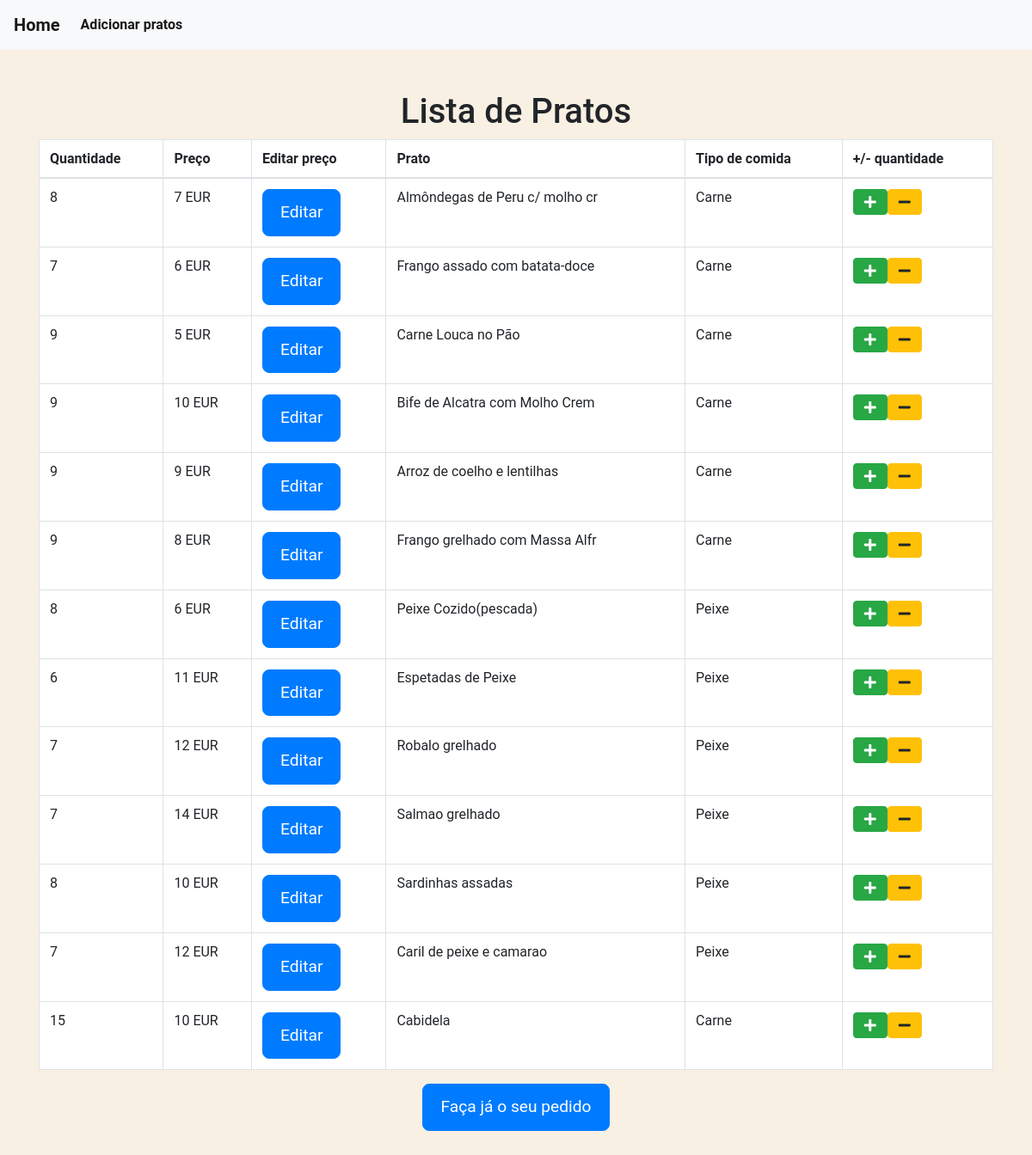
Page /area_admin/produtos_admin.php on the committed database.
### tables this page shows
CREATE TABLE `produtos` (
  `produtoID` int(3) NOT NULL,
  `quantidade` int(3) NOT NULL,
  `preco` int(5) NOT NULL,
  `nome_produto` varchar(30) NOT NULL,
  `tipo_comida` varchar(10) NOT NULL
);

### area_admin/produtos_admin.php (the view, shortened to what this page needs)
<?php
include_once('../Login_logout/config.php');
$query= "SELECT * FROM produtos";
$result = mysqli_query($conexao, $query);
?>
<html>
    <head>
        <link href="https://stackpath.bootstrapcdn.com/bootstrap/4.5.2/css/bootstrap.min.css" rel="stylesheet">
        <link rel="stylesheet" href="https://cdnjs.cloudflare.com/ajax/libs/font-awesome/5.15.4/css/all.min.css">
        <link rel="stylesheet" href="index.css">
    </head>
    <body>
        <nav class="navbar navbar-expand-lg navbar-light bg-light">
            <a class="navbar-brand" href="../area_admin/admin.php"><strong>Home</strong></a>
        <ul class="navbar-nav me-auto mb-2 mb-lg-0">
        <li class="nav-item">
          <a class="nav-link active" aria-current="page" href="upload_produtos.php"><strong>Adicionar pratos</strong></a>
        </li>
      </ul>
        </nav>
        <div class="container mt-5">
            <div class="row">
                <div class="col text-center">
                    <h1>Lista de Pratos</h1>
                    <table class="table table-bordered" style="background-color: white;">
                        <thead>
                            <tr>
                                <th scope="col">Quantidade</th>
                                <th scope="col">Preço</th>
                                <th scope="col">Editar preço</th>
                                <th scope="col">Prato</th>
                                <th scope="col">Tipo de comida</th>
                                <th scope="col">+/- quantidade</th>
                            </tr>
                        </thead>
                        <tbody>
                            <?php
                            while( $user_data = mysqli_fetch_assoc($result)) {
                                echo "<tr>";
                                echo "<td>" .htmlspecialchars($user_data['quantidade'])   . "</td>";
                                echo "<td>" .htmlspecialchars($user_data['preco']) .  " EUR" . "</td>";
                                echo "<td><a class='btn btn-primary'   href='editar_preco.php?id=" .$user_data['produtoID']."' >Editar</a></td>";
                                echo "<td>" .htmlspecialchars($user_data['nome_produto'])  . "</td>";
                                echo "<td>" .htmlspecialchars($user_data['tipo_comida'])  . "</td>";
                                echo "<td>";
                                echo "<form action='ajustar_quantidade.php' method='POST' style='display:inline-block;'>";
                                echo "<button class='btn btn-success' type='submit' name='acao' value='adicionar'><i class='fas fa-plus'></i></button>";
                                echo "<button class='btn btn-warning' type='submit' name='acao' value='remover'><i class='fas fa-minus'></i></button>";
                                echo "</form>";
                                echo "</td>";
                                echo "</tr>";
                            }
                            ?>
                        </tbody>
                    </table>
                    <a href="../pedidos/area_de_pedidos.php" class="btn btn-primary">Faça já o seu pedido</a>
                </div>
            </div>
        </div>
    </body>
</html>

### css/index.css (style rules this page uses)
body { background-color: #f8f0e3; font-family: 'Roboto', sans-serif; font-size: 1rem; line-height: 1.6; }
.container { margin-bottom: 40px; }
.btn-primary { background-color: #007bff; border-color: #007bff; padding: 12px 20px; font-size: 1.2rem; border-radius: 8px; }

### area_admin/produtos_admin.php (style rules this page uses)
body { background-color: #f8f0e3 }

### rows in the picture
produtos: quantidade "8", preco "7", nome_produto "Almôndegas de Peru c/ molho cr", tipo_comida "Carne"
produtos: quantidade "7", preco "6", nome_produto "Frango assado com batata-doce", tipo_comida "Carne"
produtos: quantidade "9", preco "5", nome_produto "Carne Louca no Pão", tipo_comida "Carne"
produtos: quantidade "9", preco "10", nome_produto "Bife de Alcatra com Molho Crem", tipo_comida "Carne"
produtos: quantidade "9", preco "9", nome_produto "Arroz de coelho e lentilhas", tipo_comida "Carne"
produtos: quantidade "9", preco "8", nome_produto "Frango grelhado com Massa Alfr", tipo_comida "Carne"
produtos: quantidade "8", preco "6", nome_produto "Peixe Cozido(pescada)", tipo_comida "Peixe"
produtos: quantidade "6", preco "11", nome_produto "Espetadas de Peixe", tipo_comida "Peixe"
produtos: quantidade "7", preco "12", nome_produto "Robalo grelhado", tipo_comida "Peixe"
produtos: quantidade "7", preco "14", nome_produto "Salmao grelhado", tipo_comida "Peixe"
produtos: quantidade "8", preco "10", nome_produto "Sardinhas assadas", tipo_comida "Peixe"
produtos: quantidade "7", preco "12", nome_produto "Caril de peixe e camarao", tipo_comida "Peixe"
produtos: quantidade "15", preco "10", nome_produto "Cabidela", tipo_comida "Carne"
